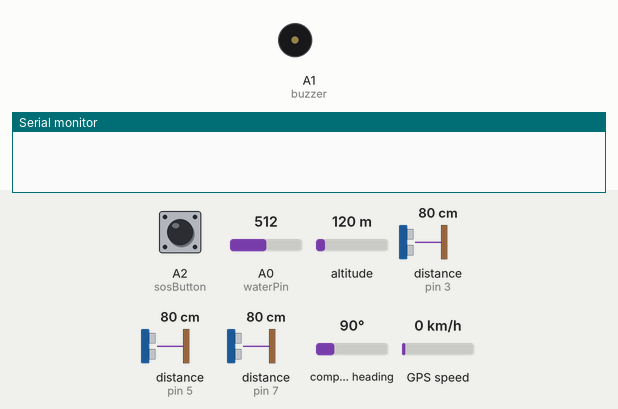
Bench run of a sketch on a simulated Arduino Mega 2560, built with avr-gcc and run on an emulated ATmega2560. Shown: buzzer (waves = sounding, pin HIGH), the last lines printed to the serial monitor. Wiring (inferred from the names in the program): 3 × ultrasonic range finder: trigger pin 2, echo pin 3 / trigger pin 4, echo pin 5 / trigger pin 6, echo pin 7. The test bench sets the inputs (shaded band); at power-on: A2 (sosButton) HIGH, A0 (waterPin) = 512, altitude 120 m, distance to the obstacle (sensors on pin 3, pin 5, pin 7) 80 cm, compass heading 90°, GPS speed 0 km/h. The echo pulse lasts 58.3 µs per cm; the GPS gets a fix after 3 s at 37.7749, -122.4194 with 8 satellites; the modem accepts every AT command (registered, SIM ready, sends succeed) and sends nothing else; the audio player accepts every command and is not drawn; pins used as bus, display or sensor lines are not drawn.

Above: at 4.7 s.
4.8 s: A2 (sosButton) pulled LOW for 0.15 s
At 5.3 s:
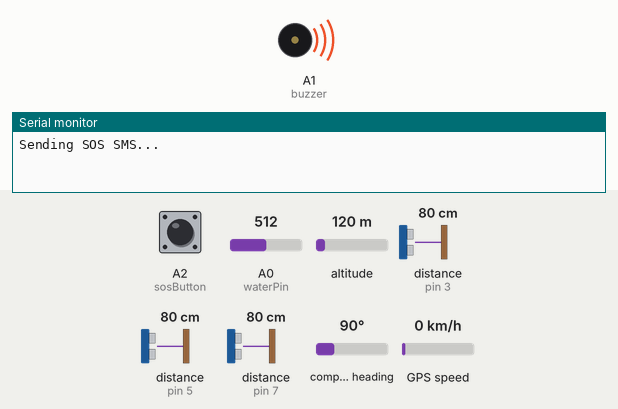
9.1 s: A2 (sosButton) pulled LOW for 1 s
At 13.6 s:
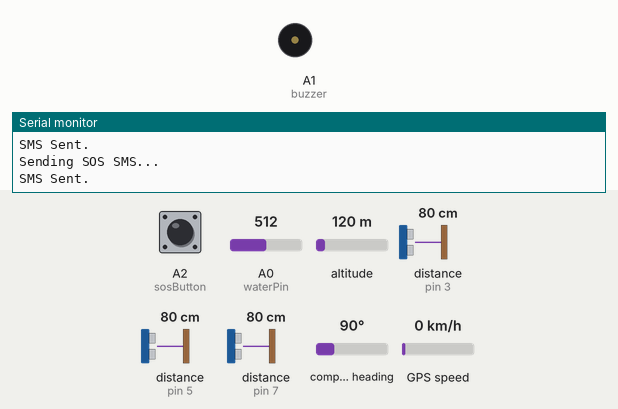
14.3 s: A2 (sosButton) pulled LOW for 3.2 s
At 15.3 s:
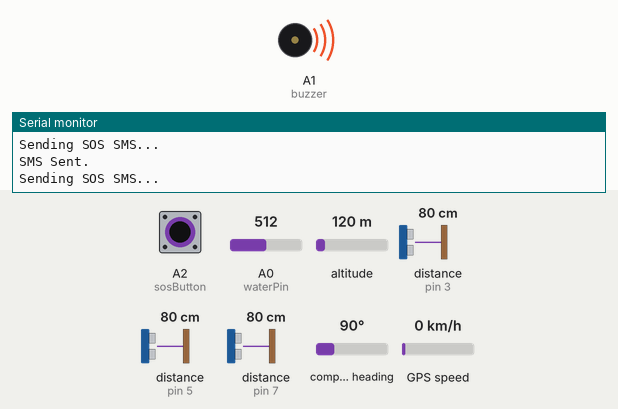
Timing chart, 0 to 20.0 s (numbered marks = the images above; inputs shaded):
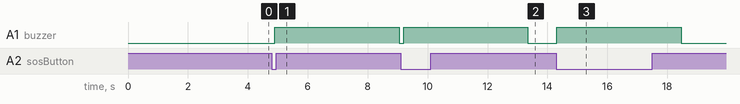

The sketch:

MIRAI.ino
```cpp
#include <DFRobotDFPlayerMini.h>
#include <TinyGPS++.h>

// Serial1: DFPlayer | Serial2: GPS | Serial3: GSM
DFRobotDFPlayerMini dfPlayer;
TinyGPSPlus gps;

// -------- PINS --------
const int trigF = 2, echoF = 3;
const int trigL = 4, echoL = 5;
const int trigR = 6, echoR = 7;
const int waterPin = A0;
const int buzzer = A1;
const int sosButton = A2;

unsigned long lastVoice = 0;
const String PHONE_NUMBER = "+917013551883";

// --- SENSITIVITY CONTROL ---
const int SENSE_FRONT = 45;
const int SENSE_SIDE  = 30;
const int WATER_THRESHOLD = 600;

long lastDF = 400, lastDL = 400, lastDR = 400;

// -------- DISTANCE FUNCTION --------
long getDist(int trig, int echo) {
  digitalWrite(trig, LOW);
  delayMicroseconds(2);
  digitalWrite(trig, HIGH);
  delayMicroseconds(10);
  digitalWrite(trig, LOW);
  long duration = pulseIn(echo, HIGH, 20000);
  if (duration == 0) return 400;
  return duration * 0.034 / 2;
}

// -------- UPDATED SMS FUNCTION --------
void sendEmergencySMS() {
  Serial.println(F("Sending SOS SMS..."));

  Serial3.println("AT+CMGF=1");
  delay(500);
  Serial3.print("AT+CMGS=\"");
  Serial3.print(PHONE_NUMBER);
  Serial3.println("\"");
  delay(500);

  Serial3.print("EMERGENCY! I need help.");

  // CHECK GPS STATUS
  if (gps.location.isValid()) {
    Serial3.print("\nLocation: https://www.google.com/maps?q=");
    Serial3.print(gps.location.lat(), 6);
    Serial3.print(",");
    Serial3.print(gps.location.lng(), 6);
  } else {
    // SEND PLACEHOLDER IF GPS NOT FOUND
    Serial3.print("\nGPS Searching... Last Known/Default: https://www.google.com/maps?q=0.000000,0.000000");
  }

  delay(100);
  Serial3.write(26); // Ctrl+Z
  delay(3000);
  Serial.println(F("SMS Sent."));
}

void setup() {
  Serial.begin(9600);
  Serial1.begin(9600);  // Pins 18, 19
  Serial2.begin(9600);  // Pins 16, 17
  Serial3.begin(9600);  // Pins 14, 15

  pinMode(trigF, OUTPUT); pinMode(echoF, INPUT);
  pinMode(trigL, OUTPUT); pinMode(echoL, INPUT);
  pinMode(trigR, OUTPUT); pinMode(echoR, INPUT);
  pinMode(buzzer, OUTPUT);
  pinMode(sosButton, INPUT_PULLUP);

  delay(3000);
  if (dfPlayer.begin(Serial1, true, false)) {
    dfPlayer.volume(30);
    dfPlayer.playMp3Folder(6);
  }
}

void loop() {
  // Constant GPS stream
  while (Serial2.available() > 0) {
    gps.encode(Serial2.read());
  }

  long dF = getDist(trigF, echoF);
  long dL = getDist(trigL, echoL);
  long dR = getDist(trigR, echoR);
  int waterVal = analogRead(waterPin);

  bool frontTrigger = (dF < SENSE_FRONT && lastDF < SENSE_FRONT);
  bool leftTrigger  = (dL < SENSE_SIDE  && lastDL < SENSE_SIDE);
  bool rightTrigger = (dR < SENSE_SIDE  && lastDR < SENSE_SIDE);

  // SOS PRIORITY
  if (digitalRead(sosButton) == LOW) {
    digitalWrite(buzzer, HIGH);
    dfPlayer.playMp3Folder(5);
    sendEmergencySMS();
    digitalWrite(buzzer, LOW);
    lastVoice = millis();
  }

  // VOICE ALERTS
  else if (millis() - lastVoice > 4000) {
    if (waterVal > WATER_THRESHOLD) {
      dfPlayer.playMp3Folder(4);
      lastVoice = millis();
    }
    else if (frontTrigger) {
      dfPlayer.playMp3Folder(1);
      lastVoice = millis();
    }
    else if (leftTrigger) {
      dfPlayer.playMp3Folder(2);
      lastVoice = millis();
    }
    else if (rightTrigger) {
      dfPlayer.playMp3Folder(3);
      lastVoice = millis();
    }
  }

  lastDF = dF; lastDL = dL; lastDR = dR;
  delay(100);
}
```

Measured:
- after the input at 4.8 s, A1 (buzzer): LOW → HIGH after 0.10 s, → LOW 4.2 s later
- after the input at 9.1 s, A1 (buzzer): LOW → HIGH after 0.10 s, → LOW 4.2 s later
- after the input at 14.3 s, A1 (buzzer): LOW → HIGH at once, → LOW 4.2 s later
